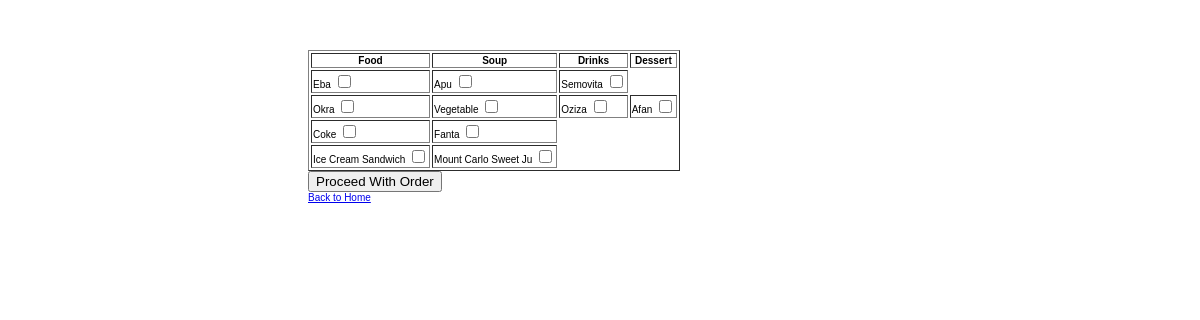
/all_menu1.php, run on the app's committed database.
### tables this page shows
CREATE TABLE IF NOT EXISTS `food` (
  `id` int(11) NOT NULL AUTO_INCREMENT,
  `food_name` varchar(30) NOT NULL,
  `food_detail` text NOT NULL,
  PRIMARY KEY (`id`)
);

CREATE TABLE IF NOT EXISTS `soup` (
  `id` int(11) NOT NULL AUTO_INCREMENT,
  `soup_name` varchar(20) NOT NULL,
  `soup_detail` text NOT NULL,
  PRIMARY KEY (`id`)
);

CREATE TABLE IF NOT EXISTS `drinks` (
  `id` int(11) NOT NULL AUTO_INCREMENT,
  `drink_name` varchar(20) NOT NULL,
  `drink_description` text NOT NULL,
  PRIMARY KEY (`id`)
);

CREATE TABLE IF NOT EXISTS `dessert` (
  `id` int(11) NOT NULL AUTO_INCREMENT,
  `dessert_name` varchar(20) NOT NULL,
  `dessert_details` text NOT NULL,
  PRIMARY KEY (`id`)
);

### all_menu1.php (the view, shortened to what this page needs)
<?php include 'includes/header.php'; ?>
<?php include 'db.php'; ?>
	 	<form  method="POST" accept-charset="utf-8" name="myform">
	<?php
		try {
			$sql = "SELECT * FROM food";
			$result = $pdo->query($sql);
		} catch (PDOException $e) {
			echo "No food found";
			$e->getMessage();
		}
		while($row = $result->fetch()){
		      $food_row[] = array("food.id" => $row['id'], "food_name" => $row['food_name'], "food_detail" => $row['food_detail']);
		    }
	 	try {
			$sql = "SELECT * FROM soup";
			$result = $pdo->query($sql);
		} catch (PDOException $e) {
			echo "No soup found";
			$e->getMessage();
		}
		while($row = $result->fetch()){
		      $soup_row[] = array("soup.id" =>$row['id'], "soup_name" => $row['soup_name'], "soup_detail" => $row['soup_detail']);
		    }
		try {
			$sql = "SELECT * FROM drinks";
			$result = $pdo->query($sql);
		} catch (PDOException $e) {
			echo "No drink found";
			$e->getMessage();
		}
		while($row = $result->fetch()){
		      $drink_row[] = array("drink.id" =>$row['id'], "drink_name" => $row['drink_name'], "drink_description" => $row['drink_description']);
		    }
		try {
			$sql = "SELECT * FROM dessert";
			$result = $pdo->query($sql);
		} catch (PDOException $e) {
			echo "No dessert found";
			$e->getMessage();
		}
		while($row = $result->fetch()){
		      $dessert_row[] = array("dessert.id" =>$row['id'], "dessert_name" => $row['dessert_name'], "dessert_details" => $row['dessert_details']);
		    }
	 ?>
	 <table border="1">
	 	<thead>
	 		<tr>
	 			<th>Food</th>
	 			<th>Soup</th>
	 			<th>Drinks</th>
	 			<th>Dessert</th>
	 		</tr>
	 	</thead>
	 	<tbody>
	 		<tr>
			 	<?php foreach($food_row as $food_rows):?>
		 			<td>
		 				<?php echo htmlspecialchars($food_rows['food_name']); ?>
		 				<input type="checkbox" name="food_check" value="<?php echo $food_rows['food.id']; ?>">
		 			</td>
	 			<?php endforeach; ?>
	 		</tr>
	 		<tr>
	 			<?php foreach($soup_row as $soup_rows):?>
		 			<td>
		 				<?php echo htmlspecialchars($soup_rows['soup_name']); ?>
		 				<input type="checkbox" name="soup_check" value="<?php echo $soup_rows['soup.id']; ?>">
		 			</td>
		 		<?php endforeach; ?>
	 		</tr>
	 		<tr>
	 			<?php foreach($drink_row as $drink_rows):?>
		 			<td>
		 				<?php echo htmlspecialchars($drink_rows['drink_name']); ?>
		 				<input type="checkbox" name="drink_check" value="<?php echo $drink_rows['drink.id']; ?>">
		 			</td>
		 		<?php endforeach; ?>
	 		</tr>
	 		<tr>
	 			<?php foreach($dessert_row as $dessert_rows):?>
		 			<td>
		 				<?php echo htmlspecialchars($dessert_rows['dessert_name']); ?>
		 				<input type="checkbox" name="dessert_check" value="<?php echo $dessert_rows['dessert.id']; ?>">
		 			</td>
		 		<?php endforeach; ?>
	 		</tr>
	 	</tbody>
	 </table>
	 	<input type="submit" name="continue_order" value="Proceed With Order">
	 	<br>
	 	<a href="index.php">Back to Home</a>
	 </form>
<?php include 'includes/footer.php'; ?>

### js/development-bundle/demos/demos.css (style rules this page uses)
body { font-size: 62.5%; font-family: "Trebuchet MS", "Arial", "Helvetica", "Verdana", "sans-serif"; }
table { font-size: 1em; }

### data on the page
food: food_name "Eba"
food: food_name "Apu"
food: food_name "Semovita"
soup: soup_name "Okra"
soup: soup_name "Vegetable"
soup: soup_name "Oziza"
soup: soup_name "Afan"
drinks: drink_name "Coke"
drinks: drink_name "Fanta"
dessert: dessert_name "Ice Cream Sandwich"
dessert: dessert_name "Mount Carlo Sweet Ju"
